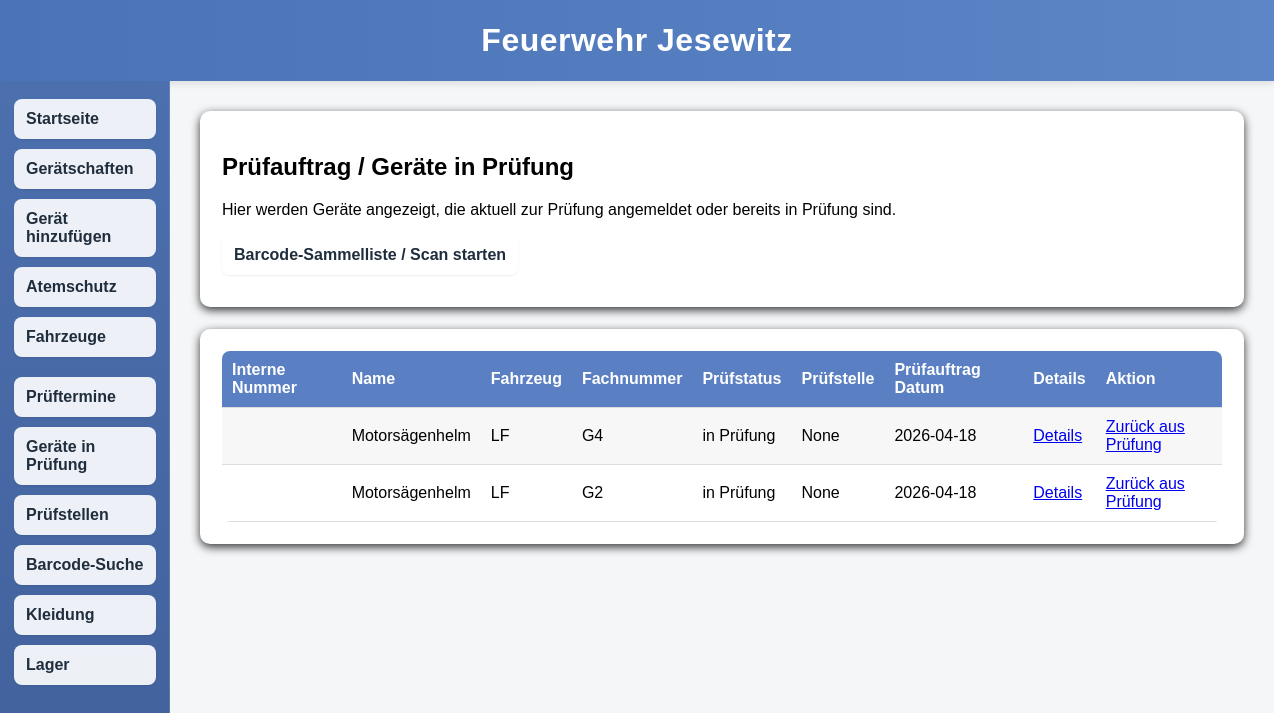
The app's page /pruefauftrag with its own data.
### tables this page shows
CREATE TABLE geraete (
    id INTEGER PRIMARY KEY AUTOINCREMENT,
    interne_nummer TEXT,
    name TEXT,
    kategorie TEXT,
    fahrzeug TEXT,
    fachnummer TEXT,
    pruefdatum TEXT,
    ablaufdatum TEXT,
    anzahl INTEGER,
    bemerkung TEXT,
    hersteller TEXT,
    barcode TEXT
, pruefstatus TEXT DEFAULT 'frei', pruefstelle TEXT, pruefauftrag_datum TEXT);

### app.py (the view)
@app.route("/pruefauftrag")
def pruefauftrag():
    verbindung = sqlite3.connect(DATENBANK)
    df = pd.read_sql_query(
        "SELECT * FROM geraete WHERE pruefstatus = 'in Prüfung'",
        verbindung
    )
    verbindung.close()
    daten = df.to_dict(orient="records")
    return render_template("pruefauftrag.html", daten=daten)

### templates/pruefauftrag.html (shortened to what this page needs)
{% extends "base.html" %}
{% block content %}
<div class="box">
    <h2>Prüfauftrag / Geräte in Prüfung</h2>
    <p>
        Hier werden Geräte angezeigt, die aktuell zur Prüfung angemeldet oder bereits in Prüfung sind.
    </p>
    <a href="/barcode_sammeln" class="nav-button" style="display:inline-block; width:auto;">
    Barcode-Sammelliste / Scan starten
    </a>
</div>
<div class="box">
    {% if daten %}
        <div class="table-wrapper">
            <table class="inventar-tabelle">
                <tr>
                    <th>Interne Nummer</th>
                    <th>Name</th>
                    <th>Fahrzeug</th>
                    <th>Fachnummer</th>
                    <th>Prüfstatus</th>
                    <th>Prüfstelle</th>
                    <th>Prüfauftrag Datum</th>
                    <th>Details</th>
                    <th>Aktion</th>
                </tr>
                {% for item in daten %}
                <tr>
                    <td>{{ item["interne_nummer"] }}</td>
                    <td>{{ item["name"] }}</td>
                    <td>{{ item["fahrzeug"] }}</td>
                    <td>{{ item["fachnummer"] }}</td>
                    <td>{{ item["pruefstatus"] }}</td>
                    <td>{{ item["pruefstelle"] }}</td>
                    <td>{{ item["pruefauftrag_datum"] }}</td>
                    <td>
                        <a href="/geraet/{{ item['id'] }}">Details</a>
                    </td>
                    <td>
                        <a href="/geraet/{{ item['id'] }}/pruefung_abschliessen">Zurück aus Prüfung</a>
                    </td>
                </tr>
                {% endfor %}
            </table>
        </div>
    {% else %}
        <p>Aktuell sind keine Geräte als „in Prüfung“ markiert.</p>
    {% endif %}
</div>
{% endblock %}

### templates/base.html (style rules this page uses)
body { margin: 0; font-family: Arial, sans-serif; background-color: #f4f6f8; }
.nav-button { display: block; background: rgba(255,255,255,0.9); margin-bottom: 10px; padding: 11px 12px; text-decoration: none; color: #1f2d3d; border-radius: 8px; font-weight: 600; transition: all 0.2s ease; box-shadow: 0 1px 2px rgba(0,0,0,0.08); }
.box { background: white; padding: 22px; margin-bottom: 22px; border-radius: 10px; box-shadow: 0 3px 10px rgba(0,0,0,0.8); }
.table-wrapper { max-height: 60vh; overflow-y: auto; overflow-x: auto; border-radius: 8px; }
.inventar-tabelle { width: 100%; border-collapse: collapse; min-width: 1000px; background: white; }
.inventar-tabelle th { position: sticky; top: 0; background-color: #5a7fc2; color: white; z-index: 2; }
.inventar-tabelle th, .inventar-tabelle td { padding: 10px; text-align: left; border-bottom: 1px solid #ddd; }
.inventar-tabelle tr:nth-child(even) { background-color: #f7f7f7; }

### records on screen
geraete: name "Motorsägenhelm", fahrzeug "LF", fachnummer "G4", pruefstatus "in Prüfung", pruefstelle "None", pruefauftrag_datum "2026-04-18"
geraete: name "Motorsägenhelm", fahrzeug "LF", fachnummer "G2", pruefstatus "in Prüfung", pruefstelle "None", pruefauftrag_datum "2026-04-18"
